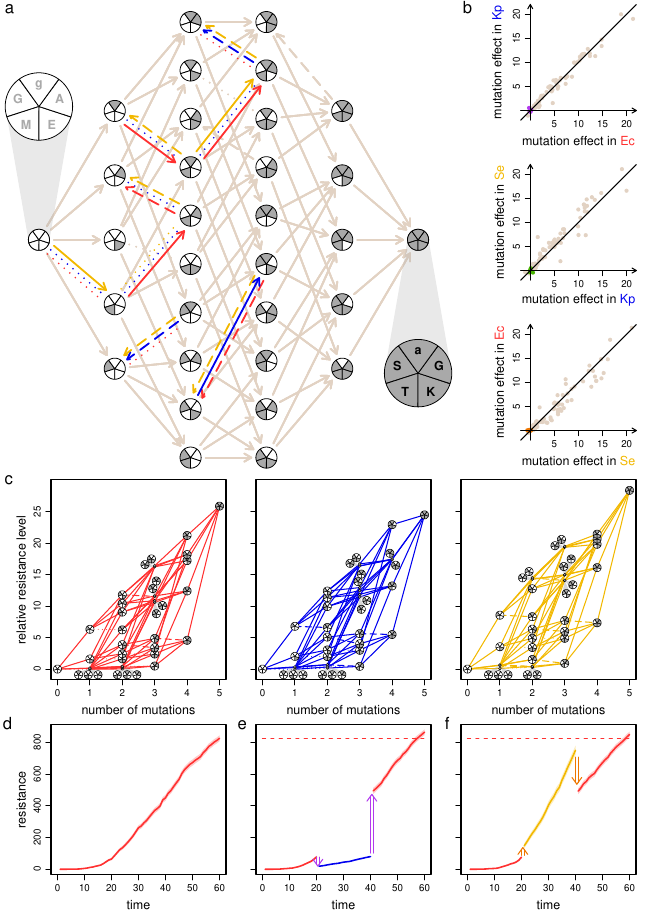

Generate this figure with R:
# Packages-----
## Download and install the package
#install.packages("igraph")
## Load package
library(igraph)
library(tidyverse)
library(cowplot)
library(gridExtra)
library(gridGraphics)
theme_set(theme_cowplot())
citation(package = "igraph")

# Colors ---------
red_Ec_color <- rgb(255, 48, 48, maxColorValue = 255)
blue_Kp_color <- rgb(0, 0, 238, maxColorValue = 255)
yellow_Se_color <- rgb(242, 184, 0, maxColorValue = 255)
purple_Ec.Kp_color <- rgb(178, 58, 238, maxColorValue = 255)
orange_Ec.Se_color <- rgb(238, 118, 0, maxColorValue = 255)
green_Se.Kp_color <- rgb(70, 178, 0, maxColorValue = 255)
pie_color <- rgb(169, 169, 169, maxColorValue = 255)
pie_arrow <- rgb(226, 210, 195, maxColorValue = 255)

# Functions -----
draw.pie<-function(center.x,
                   center.y,
                   radius,
                   edge.color,
                   edge.width,
                   start.angle,
                   N.slices,
                   label.size,
                   label.pos,
                   colors,
                   labels,
                   text.colors,
                   x.y.ratio=1) {
  for(s in 1:N.slices) {
    angles <- seq(start.angle + (s-1)*(2*pi/N.slices),
                  start.angle + s*(2*pi/N.slices),
                  0.01)
    x.values <- center.x + radius*cos(angles)
    y.values <- center.y + radius*sin(angles)*x.y.ratio
    x.values <- c(center.x, x.values)
    y.values <- c(center.y, y.values)
    polygon(x.values,y.values,border=edge.color,col=colors[N.slices-s+1],lwd=edge.width)
    text(center.x + label.pos*radius*cos(start.angle + (s-.5)*(2*pi/N.slices)),
         center.y + label.pos*radius*sin(start.angle + (s-.5)*(2*pi/N.slices)),
         labels[N.slices-s+1],cex=label.size,col=text.colors[N.slices-s+1],
         adj=c(0.5,0.5),font=2)
  }
}

draw.pie.yaxis<-function(center.x,center.y,radius,edge.color,edge.width,start.angle,N.slices,label.size,label.pos,colors,labels,text.colors,axis.multiplier,xy.ratio) {
  for(s in 1:N.slices) {
    angles <- seq(start.angle + (s-1)*(2*pi/N.slices),
                  start.angle + s*(2*pi/N.slices),
                  0.01)
    x.values <- center.x + radius*cos(angles)
    y.values <- center.y + radius*sin(angles)*axis.multiplier*xy.ratio
    x.values <- c(center.x, x.values)
    y.values <- c(center.y, y.values)
    polygon(x.values,y.values,border=edge.color,col=colors[N.slices-s+1],lwd=edge.width)
    text(center.x + label.pos*radius*cos(start.angle + (s-.5)*(2*pi/N.slices)),
         center.y + label.pos*radius*sin(start.angle + (s-.5)*(2*pi/N.slices)),
         labels[N.slices-s+1],cex=label.size,col=text.colors[N.slices-s+1],
         adj=c(0.5,0.5),font=2)
  }
}

draw.arrow<-function(x.start,
                     y.start,
                     x.end,
                     y.end,
                     prop.drawn,
                     displacement,
                     color,
                     length,
                     angle,
                     width,
                     type=1) {
  if(x.start < x.end) {
    d <- sqrt(((y.end-y.start)^2) + ((x.end-x.start)^2))
    m <- (y.end-y.start)/(x.end-x.start)
    delta.x <- (d*0.5*(1 - prop.drawn))/sqrt(1+(m^2))
    new.x.start <- x.start + delta.x
    new.y.start <- y.start + m * delta.x
    delta.x.2 <- (d*prop.drawn)/sqrt(1+(m^2)) 
    new.x.end <- new.x.start + delta.x.2
    new.y.end <- new.y.start + m * delta.x.2
    if(displacement >= 0) {
      if(y.start < y.end) {
        delta.x.3 <- displacement/sqrt(1+(1/m)^2)
        delta.y.3 <- abs((-1/m)*delta.x.3)
        new.x.start <- new.x.start - delta.x.3
        new.y.start <- new.y.start + delta.y.3
        new.x.end <- new.x.end - delta.x.3
        new.y.end <- new.y.end + delta.y.3 
      } else {
        if(y.start > y.end) {
          delta.x.3 <- displacement/sqrt(1+(1/m)^2)
          delta.y.3 <- abs((-1/m)*delta.x.3)
          new.x.start <- new.x.start + delta.x.3
          new.y.start <- new.y.start + delta.y.3
          new.x.end <- new.x.end + delta.x.3
          new.y.end <- new.y.end + delta.y.3 
        } else {
          new.y.start <- new.y.start + displacement
          new.y.end <- new.y.end + displacement 
        }
      }
    } else {
      if(y.start < y.end) {
        delta.x.3 <- -displacement/sqrt(1+(1/m)^2)
        delta.y.3 <- abs((-1/m)*delta.x.3)
        new.x.start <- new.x.start + delta.x.3
        new.y.start <- new.y.start - delta.y.3
        new.x.end <- new.x.end + delta.x.3
        new.y.end <- new.y.end - delta.y.3 
      } else {
        if(y.start > y.end) {
          delta.x.3 <- -displacement/sqrt(1+(1/m)^2)
          delta.y.3 <- abs((-1/m)*delta.x.3)
          new.x.start <- new.x.start - delta.x.3
          new.y.start <- new.y.start - delta.y.3
          new.x.end <- new.x.end - delta.x.3
          new.y.end <- new.y.end - delta.y.3 
        } else {
          new.y.start <- new.y.start + displacement
          new.y.end <- new.y.end + displacement 
        }
      }
    }
    arrows(new.x.start,new.y.start,
           new.x.end,new.y.end,
           length, angle,
           col=color,
           lwd=width,
           lty=type)
  } else {
    if(x.start > x.end) {
      x.s <- x.end
      y.s <- y.end
      x.e <- x.start
      y.e <- y.start
      d <- sqrt(((y.e-y.s)^2) + ((x.e-x.s)^2))
      m <- (y.e-y.s)/(x.e-x.s)
      delta.x <- (d*0.5*(1 - prop.drawn))/sqrt(1+(m^2))
      new.x.start <- x.s + delta.x
      new.y.start <- y.s + m * delta.x
      delta.x.2 <- (d*prop.drawn)/sqrt(1+(m^2)) 
      new.x.end <- new.x.start + delta.x.2
      new.y.end <- new.y.start + m * delta.x.2
      if(displacement >= 0) {
        if(y.s < y.e) {
          delta.x.3 <- displacement/sqrt(1+(1/m)^2)
          delta.y.3 <- abs((-1/m)*delta.x.3)
          new.x.start <- new.x.start - delta.x.3
          new.y.start <- new.y.start + delta.y.3
          new.x.end <- new.x.end - delta.x.3
          new.y.end <- new.y.end + delta.y.3 
        } else {
          if(y.s > y.e) {
            delta.x.3 <- displacement/sqrt(1+(1/m)^2)
            delta.y.3 <- abs((-1/m)*delta.x.3)
            new.x.start <- new.x.start + delta.x.3
            new.y.start <- new.y.start + delta.y.3
            new.x.end <- new.x.end + delta.x.3
            new.y.end <- new.y.end + delta.y.3 
          } else {
            new.y.start <- new.y.start + displacement
            new.y.end <- new.y.end + displacement 
          }
        }
      } else {
        if(y.s < y.e) {
          delta.x.3 <- -displacement/sqrt(1+(1/m)^2)
          delta.y.3 <- abs((-1/m)*delta.x.3)
          new.x.start <- new.x.start + delta.x.3
          new.y.start <- new.y.start - delta.y.3
          new.x.end <- new.x.end + delta.x.3
          new.y.end <- new.y.end - delta.y.3 
        } else {
          if(y.s > y.e) {
            delta.x.3 <- -displacement/sqrt(1+(1/m)^2)
            delta.y.3 <- abs((-1/m)*delta.x.3)
            new.x.start <- new.x.start - delta.x.3
            new.y.start <- new.y.start - delta.y.3
            new.x.end <- new.x.end - delta.x.3
            new.y.end <- new.y.end - delta.y.3 
          } else {
            new.y.start <- new.y.start + displacement
            new.y.end <- new.y.end + displacement 
          }
        }
      }
      arrows(new.x.end,new.y.end,
             new.x.start,new.y.start,
             length, angle,
             col=color,
             lwd=width,
             lty=type)
    } else {
      if(y.start < y.end) {
        d <- sqrt(((y.end-y.start)^2) + ((x.end-x.start)^2))
        delta.y <- (d*0.5*(1 - prop.drawn))
        new.x.start <- x.start
        new.y.start <- y.start + delta.y
        new.x.end <- x.end
        new.y.end <- y.end - delta.y
        if(displacement >=0) {
          new.x.start <- new.x.start + displacement
          new.x.end <- new.x.end + displacement
        } else {
          new.x.start <- new.x.start + displacement
          new.x.end <- new.x.end + displacement
        }
        arrows(new.x.start,new.y.start,
               new.x.end,new.y.end,
               length, angle,
               col=color,
               lwd=width,
               lty=type)
      } else {
        d <- sqrt(((y.end-y.start)^2) + ((x.end-x.start)^2))
        delta.y <- (d*0.5*(1 - prop.drawn))
        new.x.start <- x.start
        new.y.start <- y.start - delta.y
        new.x.end <- x.end
        new.y.end <- y.end + delta.y
        if(displacement >=0) {
          new.x.start <- new.x.start + displacement
          new.x.end <- new.x.end + displacement
        } else {
          new.x.start <- new.x.start + displacement
          new.x.end <- new.x.end + displacement
        }
        arrows(new.x.start,new.y.start,
               new.x.end,new.y.end,
               length, angle,
               col=color,
               lwd=width,
               lty=type)
      }
    }
  }
}
# create draw.arrow function for the network where we specify the shaft using  
# segment() and segment for the arrows with a solid line type

draw.circle.asp<-function(center.x,
                          center.y,
                          radius,
                          fill.color,
                          edge.color,
                          edge.width) {
  angles <- seq(0,2*pi,0.01)
  x.values <- center.x + radius*cos(angles)
  y.values <- center.y + radius*sin(angles)
  polygon(x.values,y.values,border=edge.color,col=fill.color,lwd=edge.width)
}

is.apart <- function(df,N.loci,g1,g2,m) {
  N.differences<-0
  for(p in 1:N.loci) {
    if(df[g1,1+p]!=df[g2,1+p]) {
      N.differences <- N.differences + 1
    }
  }
  if(N.differences==m) {
    return(TRUE)
  } else {
    return(FALSE)
  }
}

is.distance <- function(df,N.loci,g,m) {
  N.mutations<-0
  for(p in 1:N.loci) {
    if(df[g,1+p]==1) {
      N.mutations <- N.mutations + 1
    }
  }
  if(N.mutations==m) {
    return(TRUE)
  } else {
    return(FALSE)
  }
}

draw.landscape.graph<-function(df,
                               N.loci,
                               starting.position.labels,
                               ending.position.labels,
                               N.fit.estimates,
                               buffer.x,
                               buffers.y,
                               node.radius,
                               node.edge.width,
                               node.label.size,
                               label.pos,
                               node.edge.color="gray",
                               starting.color="white",
                               ending.color="black",
                               starting.text.color="black",
                               ending.text.color="white",
                               arrow.host.colors,
                               arrow.host.displacements,
                               arrow.prop.drawn,
                               arrow.width,
                               arrow.head,
                               gamma=1) {
  N.hosts<-length(unique(as.vector(df$hosts)))
  hosts<-unique(as.vector(df$hosts))
  df$x <- 0
  df$y <- 0
  for(h in hosts) {
    for(m in 0:N.loci) {
      if(m<=N.loci/2) {
        xpos <- buffer.x + ((m/N.loci)^gamma)*(1-2*buffer.x)
      } else {
        xpos <- 1-buffer.x - (((N.loci-m)/N.loci)^gamma)*(1-2*buffer.x)
      }
      count <- 1
      for(g in 1:length(df$hosts)) {
        if(df[g,1]==h & is.distance(df,N.loci,g,m)) {
          df[g,]$x <- xpos
          if(m==0 | m==N.loci) {
            df[g,]$y <- 0.5
          } else {
            df[g,]$y <- 1-buffers.y[m]-(1-2*buffers.y[m])*((count-1)/(choose(N.loci,m)-1)) 
          }
          count <- count + 1
        }
      }
    }  
  }
  
  for(m in 0:(N.loci-1)) {
    for(g in 1:length(df[df$hosts==hosts[1],]$hosts)) {
      for(h in hosts) {
        for(i in 1:length(df$hosts)) {
          if(df[i,1]==h & is.apart(df,N.loci,g,i,0)) {
            focal.genotype <- i
            break
          }
        }
        neighbor.genotypes<-numeric(0)
        for(i in 1:length(df$hosts)) {
          if(df[i,1]==h & is.apart(df,N.loci,focal.genotype,i,1)) {
            neighbor.genotypes<-c(neighbor.genotypes,i)
          }
        }
        
        for(n in neighbor.genotypes) {
          arrow.type <- determine.direction(df,N.loci,N.fit.estimates,focal.genotype,n)
          if(arrow.type == "forward") {
            xs <- df[focal.genotype,]$x
            ys <- df[focal.genotype,]$y
            xe <- df[n,]$x
            ye <- df[n,]$y
            head.length <- arrow.head
            arrow.type <- 1
          } else {
            if(arrow.type == "backward") {
              xe <- df[focal.genotype,]$x
              ye <- df[focal.genotype,]$y
              xs <- df[n,]$x
              ys <- df[n,]$y
              head.length <- arrow.head
              arrow.type <- 1
            } else {
              xs <- df[focal.genotype,]$x
              ys <- df[focal.genotype,]$y
              xe <- df[n,]$x
              ye <- df[n,]$y
              head.length <- 0
              arrow.type <- 2
            }
          }
          
          p<-arrow.prop.drawn
          delx <- (1-p)/2
          lenx <- abs(xs-xe)
          leny <- abs(ys-ye)
          slope <- leny / lenx
          len <- sqrt(1 + slope^2)
          #dely <- slope*delx
          #pp <- 1 - 2*(sqrt(delx^2 + dely^2))
          if(slope==0) {
            pp<-p
          } else {
            pp <- 1 - (2*delx)/len
          }
          draw.arrow(x.start=xs,
                     y.start=ys,
                     x.end=xe,
                     y.end=ye,
                     prop.drawn=pp,
                     displacement=arrow.host.displacements[which(hosts==h)],
                     color=arrow.host.colors[which(hosts==h)],
                     length=head.length,
                     angle=30,
                     width = arrow.width,
                     type=arrow.type)
        }
      }
    }
  }
  
  new.df<-df[df$hosts==hosts[1],]
  for(g in 1:length(new.df$hosts)) {
    cols<-character(0)
    t.cols<-character(0)
    labs<-character(0)
    for(p in 1:N.loci) {
      if(new.df[g,1+p]==0) {
        cols<-c(cols,starting.color)
        t.cols<-c(t.cols,starting.text.color)
        labs<-c(labs,starting.position.labels[p])
      } else {
        cols<-c(cols,ending.color)
        t.cols<-c(t.cols,ending.text.color)
        labs<-c(labs,ending.position.labels[p])
      }
    }
    draw.pie(center.x = new.df[g,]$x,
             center.y = new.df[g,]$y,
             radius=node.radius,
             edge.color=node.edge.color,
             edge.width=node.edge.width,
             start.angle=pi/2+pi/N.loci,
             N.slices=N.loci,
             label.size=node.label.size,
             label.pos=label.pos,
             colors=cols,
             labels=labs,
             text.colors=t.cols)
  }
}

generate.mutation.effects <- function(df,N.loci,N.fit.estimates,used.hosts) {
  h1.effects <- double(0)
  h2.effects <- double(0)
  h1.df <- df[df$hosts==used.hosts[1],]
  h2.df <- df[df$hosts==used.hosts[2],]
  for(i in 1:(length(h1.df$hosts)-1)) {
    for(j in (i+1):length(h1.df$hosts)) {
      if(is.apart(h1.df, N.loci, i, j, 1) & is.apart(h2.df, N.loci, i, j, 1)) {
        h1.first.node.fit <- mean(as.double(h1.df[i,(2+N.loci):(1+N.loci+N.fit.estimates)]))
        h1.second.node.fit <- mean(as.double(h1.df[j,(2+N.loci):(1+N.loci+N.fit.estimates)]))
        h2.first.node.fit <- mean(as.double(h2.df[i,(2+N.loci):(1+N.loci+N.fit.estimates)]))
        h2.second.node.fit <- mean(as.double(h2.df[j,(2+N.loci):(1+N.loci+N.fit.estimates)]))
        h1.effects <- c(h1.effects,log2(h1.second.node.fit)-log2(h1.first.node.fit))
        h2.effects <- c(h2.effects,log2(h2.second.node.fit)-log2(h2.first.node.fit))
      }
    }
  }
  return(list(h1.effects,h2.effects))
}

generate.network.list <- function(df,N.loci,N.fit.estimates,used.hosts,
                                  wt.alleles, mut.alleles) {
  network.list <- character(0)
  for(h in used.hosts) {
    new.df <- df[df$hosts==h,]
    for(i in 1:(length(new.df$hosts)-1)) {
      for(j in (i+1):length(new.df$hosts)) {
        if(is.apart(new.df, N.loci, i, j, 1)) {
          first.node.fit <- mean(as.double(new.df[i,(2+N.loci):(1+N.loci+N.fit.estimates)]))
          second.node.fit <- mean(as.double(new.df[j,(2+N.loci):(1+N.loci+N.fit.estimates)]))
          if(first.node.fit != second.node.fit) {
            first.node.mutations <- as.integer(new.df[i,2:(1+N.loci)])
            second.node.mutations <- as.integer(new.df[j,2:(1+N.loci)])
            if(first.node.fit < second.node.fit) {
              network.list <- c(network.list,
                                name.node(first.node.mutations,wt.alleles, mut.alleles),
                                name.node(second.node.mutations,wt.alleles, mut.alleles))
            } else {
              network.list <- c(network.list,
                                name.node(second.node.mutations,wt.alleles, mut.alleles),
                                name.node(first.node.mutations,wt.alleles, mut.alleles))
            }
          }
        }
      }
    }
  }
  return(network.list)
}

name.node<-function(mutations,wt.alleles,mut.alleles) {
  alleles<-character(0)
  for(i in 1:length(mutations)) {
    if(mutations[i]==0) {
      alleles<-c(alleles,wt.alleles[i])
    } else {
      alleles<-c(alleles,mut.alleles[i])
    }
  }
  return(paste(alleles,collapse=""))
}

FindCycles = function(g) {
  Cycles = NULL
  for(v1 in V(g)) {
    if(degree(g, v1, mode="in") == 0) { next }
    GoodNeighbors = neighbors(g, v1, mode="out")
    GoodNeighbors = GoodNeighbors[GoodNeighbors > v1]
    for(v2 in GoodNeighbors) {
      TempCyc = lapply(all_simple_paths(g, v2,v1, mode="out"), function(p) c(v1,p))
      TempCyc = TempCyc[which(sapply(TempCyc, length) > 3)]
      TempCyc = TempCyc[sapply(TempCyc, min) == sapply(TempCyc, `[`, 1)]
      Cycles  = c(Cycles, TempCyc)
    }
  }
  Cycles
}

draw.landscape.merge.graph.se<-function(df,
                                        N.loci,
                                        starting.position.labels,
                                        ending.position.labels,
                                        N.fit.estimates,
                                        buffer.x,
                                        buffers.y,
                                        node.radius,
                                        node.edge.width,
                                        node.label.size,
                                        label.pos,
                                        node.edge.color="gray",
                                        starting.color="white",
                                        ending.color="black",
                                        starting.text.color="black",
                                        ending.text.color="white",
                                        merge_arrow_color="grey",
                                        arrow.host.colors,
                                        arrow.host.displacements,
                                        arrow.prop.drawn,
                                        arrow.width,
                                        arrow.head,
                                        gamma=1,
                                        x.y.ratio=1) {
  N.hosts<-length(unique(as.vector(df$hosts)))
  hosts<-unique(as.vector(df$hosts))
  df$x <- 0
  df$y <- 0
  ### This loop assigns and x and y value position for each genotype
  for(h in hosts) { # loop through species (e.g., Ec, Kp, Se)
    for(m in 0:N.loci) { # loop through the number of loci (e.g., 1, 2, 3, 4, 5)
      if(m<=N.loci/2) { 
        xpos <- buffer.x + ((m/N.loci)^gamma)*(1-2*buffer.x) 
      } else {
        xpos <- 1-buffer.x - (((N.loci-m)/N.loci)^gamma)*(1-2*buffer.x)
      }
      count <- 1
      for(g in 1:length(df$hosts)) { # loop through all rows in the dataframe
        if(df[g,1]==h & is.distance(df,N.loci,g,m)) { # if the row is the right species and the rows genotype has the right number of mutations
          df[g,]$x <- xpos
          if(m==0 | m==N.loci) { # if the genotype is the ancestor (i.e., no mutations) or the genotype is the evolved (i.e., all of the mutations)
            df[g,]$y <- 0.5 # put the ancestor and evolved genotypes in the middle of the y-axis
          } else {
            df[g,]$y <- 1-buffers.y[m]-(1-2*buffers.y[m])*((count-1)/(choose(N.loci,m)-1)) 
          }
          count <- count + 1
        }
      }
    }  
  }
  for(g in 1:length(df[df$hosts==hosts[1],]$hosts)) { # loop through the number of genotypes (1 to 32)
    for(h in hosts) { # loop through hosts (E.coli, Kleb, Se)
      for(i in 1:length(df$hosts)) { # loop through rows (1 to 96)
        if(df[i,1]==h & is.apart(df,N.loci,g,i,0)) { # if the row is for the particular host and matches the genotype 'g' then this is the focal genotype
          focal.genotype <- i
          break
        }
      }
      # g: 1 through 32
      # h: Ec, Kp, Se
      # i: the line number for g in the data frame
      neighbor.genotypes<-numeric(0)
      for(i in 1:length(df$hosts)) { # loop through the rows 
        if(df[i,1]==h & is.apart(df,N.loci,focal.genotype,i,1)) { # if the host matches and the genotype differs by one mutation then store the row number for the neighbor genotype 
          neighbor.genotypes<-c(neighbor.genotypes,i)
        }
      }
      merge.neighbor.genotypes <- vector(mode = "list", length = length(hosts))
      names(merge.neighbor.genotypes) <- hosts
      for(i in 1:length(df$hosts)) {  
        if(is.apart(df,N.loci,focal.genotype,i,1)) {
          merge.neighbor.genotypes[[df[i,1]]] <- append(merge.neighbor.genotypes[[df[i,1]]], i)
        }
      }
      merge.focal.genotypes <- vector(mode = "list", length = length(hosts))
      names(merge.focal.genotypes) <- hosts
      for(i in 1:length(df$hosts)) {  
        if(is.apart(df,N.loci,focal.genotype,i,0)) {
          merge.focal.genotypes[[df[i,1]]] <- append(merge.focal.genotypes[[df[i,1]]], i)
        }
      }
      for(n in neighbor.genotypes) { # loop through the neighbor genotypes
        if (df$Num_of_mutations[focal.genotype] < df$Num_of_mutations[n]) {
          arrow.type <- determine.direction.se(df,N.loci,N.fit.estimates,focal.genotype,n)
          index = which(neighbor.genotypes == n)
          merge.check <- vector()
          for(s in hosts){
            merge.check <- c(merge.check,determine.direction.se(df,N.loci,N.fit.estimates,merge.focal.genotypes[[s]],merge.neighbor.genotypes[[s]][index]))
          }
          if(arrow.type == "forward") {
            xs <- df[focal.genotype,]$x
            ys <- df[focal.genotype,]$y
            xe <- df[n,]$x
            ye <- df[n,]$y
            head.length <- arrow.head
            arrow.type.num <- 1
          } else {
            if(arrow.type == "backward") {
              xe <- df[focal.genotype,]$x
              ye <- df[focal.genotype,]$y
              xs <- df[n,]$x
              ys <- df[n,]$y
              head.length <- arrow.head
              arrow.type.num <- 5
            } else {
              xs <- df[focal.genotype,]$x
              ys <- df[focal.genotype,]$y
              xe <- df[n,]$x
              ye <- df[n,]$y
              head.length <- 0
              arrow.type.num <- 3
            }
          }
          p<-arrow.prop.drawn
          delx <- (1-p)/2
          lenx <- abs(xs-xe)
          leny <- abs(ys-ye)
          slope <- leny / lenx
          len <- sqrt(1 + slope^2)
          if(slope==0) {
            pp<-p
          } else {
            pp <- 1 - (2*delx)/len
          }
          if(length(unique(merge.check)) == 1) {
            draw.arrow(x.start=xs,
                       y.start=ys,
                       x.end=xe,
                       y.end=ye,
                       prop.drawn=pp,
                       displacement=0,
                       color=merge_arrow_color,
                       length=head.length,
                       angle=30,
                       width = arrow.width,
                       type=arrow.type.num)
          }   
        }
      }
    }
  }
  for(g in 1:length(df[df$hosts==hosts[1],]$hosts)) { # loop through the number of genotypes (1 to 32)
    for(h in hosts) { # loop through hosts (E.coli, Kleb, Se)
      for(i in 1:length(df$hosts)) { # loop through rows (1 to 96)
        if(df[i,1]==h & is.apart(df,N.loci,g,i,0)) { # if the row is for the particular host and matches the genotype 'g' then this is the focal genotype
          focal.genotype <- i
          break
        }
      }
      # g: 1 through 32
      # h: Ec, Kp, Se
      # i: the line number for g in the data frame
      neighbor.genotypes<-numeric(0)
      for(i in 1:length(df$hosts)) { # loop through the rows 
        if(df[i,1]==h & is.apart(df,N.loci,focal.genotype,i,1)) { # if the host matches and the genotype differs by one mutation then store the row number for the neighbor genotype 
          neighbor.genotypes<-c(neighbor.genotypes,i)
        }
      }
      merge.neighbor.genotypes <- vector(mode = "list", length = length(hosts))
      names(merge.neighbor.genotypes) <- hosts
      for(i in 1:length(df$hosts)) {  
        if(is.apart(df,N.loci,focal.genotype,i,1)) {
          merge.neighbor.genotypes[[df[i,1]]] <- append(merge.neighbor.genotypes[[df[i,1]]], i)
        }
      }
      merge.focal.genotypes <- vector(mode = "list", length = length(hosts))
      names(merge.focal.genotypes) <- hosts
      for(i in 1:length(df$hosts)) {  
        if(is.apart(df,N.loci,focal.genotype,i,0)) {
          merge.focal.genotypes[[df[i,1]]] <- append(merge.focal.genotypes[[df[i,1]]], i)
        }
      }
      for(n in neighbor.genotypes) { # loop through the neighbor genotypes
        if (df$Num_of_mutations[focal.genotype] < df$Num_of_mutations[n]) {
          arrow.type <- determine.direction.se(df,N.loci,N.fit.estimates,focal.genotype,n)
          index = which(neighbor.genotypes == n)
          merge.check <- vector()
          for(s in hosts){
            merge.check <- c(merge.check,determine.direction.se(df,N.loci,N.fit.estimates,merge.focal.genotypes[[s]],merge.neighbor.genotypes[[s]][index]))
          }
          if(arrow.type == "forward") {
            xs <- df[focal.genotype,]$x
            ys <- df[focal.genotype,]$y
            xe <- df[n,]$x
            ye <- df[n,]$y
            head.length <- arrow.head
            arrow.type.num <- 1
          } else {
            if(arrow.type == "backward") {
              xe <- df[focal.genotype,]$x
              ye <- df[focal.genotype,]$y
              xs <- df[n,]$x
              ys <- df[n,]$y
              head.length <- arrow.head
              arrow.type.num <- 5
            } else {
              xs <- df[focal.genotype,]$x
              ys <- df[focal.genotype,]$y
              xe <- df[n,]$x
              ye <- df[n,]$y
              head.length <- 0
              arrow.type.num <- 3
            }
          }
          p<-arrow.prop.drawn
          delx <- (1-p)/2
          lenx <- abs(xs-xe)
          leny <- abs(ys-ye)
          slope <- leny / lenx
          len <- sqrt(1 + slope^2)
          if(slope==0) {
            pp<-p
          } else {
            pp <- 1 - (2*delx)/len
          }
          if(length(unique(merge.check)) != 1) {
            draw.arrow(x.start=xs,
                       y.start=ys,
                       x.end=xe,
                       y.end=ye,
                       prop.drawn=pp,
                       displacement=arrow.host.displacements[which(hosts==h)],
                       color=arrow.host.colors[which(hosts==h)],
                       length=head.length,
                       angle=30,
                       width = arrow.width,
                       type=arrow.type.num)
          }  
        }
      }
    }
  }
  new.df<-df[df$hosts==hosts[1],]
  for(g in 1:length(new.df$hosts)) {
    cols<-character(0)
    t.cols<-character(0)
    labs<-character(0)
    for(p in 1:N.loci) {
      if(new.df[g,1+p]==0) {
        cols<-c(cols,starting.color)
        t.cols<-c(t.cols,starting.text.color)
        labs<-c(labs,starting.position.labels[p])
      } else {
        cols<-c(cols,ending.color)
        t.cols<-c(t.cols,ending.text.color)
        labs<-c(labs,ending.position.labels[p])
      }
    }
    draw.pie(center.x = new.df[g,]$x,
             center.y = new.df[g,]$y,
             radius=node.radius,
             edge.color=node.edge.color,
             edge.width=node.edge.width,
             start.angle=pi/2+pi/N.loci,
             N.slices=N.loci,
             label.size=node.label.size,
             label.pos=label.pos,
             colors=cols,
             labels=labs,
             text.colors=t.cols,
             x.y.ratio=x.y.ratio)
  }
}

determine.direction <- function(df,N.loci,N.fit.estimates,focal.genotype,n) {
  fit.origin <- 0.0
  fit.terminus <- 0.0
  for(e in 1:N.fit.estimates) {
    fit.origin<-fit.origin + as.numeric(df[focal.genotype,1+N.loci+e])
    fit.terminus<-fit.terminus + as.numeric(df[n,1+N.loci+e])
  }
  fit.origin <- fit.origin/N.fit.estimates
  fit.terminus <- fit.terminus/N.fit.estimates
  if(fit.origin < fit.terminus) {
    return("forward")
  } else {
    if(fit.origin > fit.terminus) {
      return("backward")
    } else {
      return("neutral")
    }
  }
}

determine.direction.se <- function(df,N.loci,N.fit.estimates,focal.genotype,n) {
  fit.origin <- 0.0
  fit.terminus <- 0.0
  for(e in 1:N.fit.estimates) {
    fit.origin<-fit.origin + as.numeric(df[focal.genotype,1+N.loci+e])
    fit.terminus<-fit.terminus + as.numeric(df[n,1+N.loci+e])
  }
  fit.origin <- fit.origin/N.fit.estimates
  fit.terminus <- fit.terminus/N.fit.estimates
  fit.origin.se <- df$MIC_se[focal.genotype]
  fit.terminus.se <- df$MIC_se[n]
  if(fit.origin < fit.terminus & ((fit.origin+fit.origin.se)<(fit.terminus-fit.terminus.se))) {
    return("forward")
  } else {
    if(fit.origin > fit.terminus & ((fit.origin-fit.origin.se)>(fit.terminus+fit.terminus.se))) {
      return("backward")
    } else {
      return("neutral")
    }
  }
}

# TEM landscape key --------------
draw.figure.TEM.ancestor.key<-function(){
  df<-read.csv("inputs/ancestor.csv",header=TRUE)
  plot.new()
  draw.landscape.graph(df,
                       N.loci=5,
                       starting.position.labels=c("g","A","E","M","G"),
                       ending.position.labels=c("a","G","K","T","S"),
                       N.fit.estimates=1,
                       buffer.x=0.5,
                       buffers.y=c(0,0,0,0),
                       node.radius=0.4,
                       node.edge.width=1,
                       node.label.size=1,
                       label.pos=.66,
                       node.edge.color='black',
                       starting.color="white",
                       ending.color=pie_color,
                       starting.text.color=pie_color,
                       ending.text.color="black",
                       arrow.host.colors=c("black"),
                       arrow.host.displacements=c(0),
                       arrow.prop.drawn=0.6,
                       arrow.width=1,
                       arrow.head=.2,
                       gamma=1)
}
draw.figure.TEM.evolved.key<-function(){
  df<-read.csv("inputs/evolved.csv",header=TRUE)
  plot.new()
  draw.landscape.graph(df,
                       N.loci=5,
                       starting.position.labels=c("g","A","E","M","G"),
                       ending.position.labels=c("a","G","K","T","S"),
                       N.fit.estimates=1,
                       buffer.x=0.5,
                       buffers.y=c(0,0,0,0),
                       node.radius=0.4,
                       node.edge.width=1,
                       node.label.size=1,
                       label.pos=.66,
                       node.edge.color='black',
                       starting.color="white",
                       ending.color=pie_color,
                       starting.text.color=pie_color,
                       ending.text.color="black",
                       arrow.host.colors=c("black"),
                       arrow.host.displacements=c(0),
                       arrow.prop.drawn=0.6,
                       arrow.width=1,
                       arrow.head=.2,
                       gamma=1)
}

# TEM landscape network graph --------------
draw.figure.TEM.network <-function(network.x.y.ratio){
  df<-read.csv("inputs/resistance_levels.csv",header=TRUE)
  plot.new()
  draw.landscape.merge.graph.se(df,
                                N.loci=5,
                                starting.position.labels=c("","","","",""),
                                ending.position.labels=c("","","","",""),
                                N.fit.estimates=1,
                                buffer.x=0,
                                buffers.y=c(0.2,0,0,0.2),
                                node.radius=0.025,
                                node.edge.width=0.75,
                                node.label.size=0,
                                label.pos=.65,
                                node.edge.color='black',
                                starting.color="white",
                                ending.color=pie_color,
                                starting.text.color=pie_color,
                                ending.text.color="black",
                                merge_arrow_color=pie_arrow,
                                arrow.host.colors=c(red_Ec_color, blue_Kp_color, yellow_Se_color),
                                arrow.host.displacements=c(-0.012,0,0.012),
                                arrow.prop.drawn=0.6,
                                arrow.width=1.75,
                                arrow.head=.08, 
                                gamma=1,
                                x.y.ratio=network.x.y.ratio)}

draw.landscape.blowups <-function(df,
                                  N.loci,
                                  starting.position.labels,
                                  ending.position.labels,
                                  starting.blowup.labels,
                                  ending.blowup.labels,
                                  N.fit.estimates,
                                  buffer.x,
                                  buffers.y,
                                  node.radius,
                                  node.edge.width,
                                  blowup.node.radius,
                                  blowup.distance,
                                  node.label.size,
                                  label.pos,
                                  node.edge.color="gray",
                                  starting.color="white",
                                  ending.color="black",
                                  starting.text.color="black",
                                  ending.text.color="white",
                                  merge_arrow_color="grey",
                                  arrow.host.colors,
                                  arrow.host.displacements,
                                  arrow.prop.drawn,
                                  arrow.width,
                                  arrow.head,
                                  gamma=1,
                                  x.y.ratio=1) {
  N.hosts<-length(unique(as.vector(df$hosts)))
  hosts<-unique(as.vector(df$hosts))
  df$x <- 0
  df$y <- 0
  ### This loop assigns and x and y value position for each genotype
  for(h in hosts) { # loop through species (e.g., Ec, Kp, Se)
    for(m in 0:N.loci) { # loop through the number of loci (e.g., 1, 2, 3, 4, 5)
      if(m<=N.loci/2) { 
        xpos <- buffer.x + ((m/N.loci)^gamma)*(1-2*buffer.x) 
      } else {
        xpos <- 1-buffer.x - (((N.loci-m)/N.loci)^gamma)*(1-2*buffer.x)
      }
      count <- 1
      for(g in 1:length(df$hosts)) { # loop through all rows in the dataframe
        if(df[g,1]==h & is.distance(df,N.loci,g,m)) { # if the row is the right species and the rows genotype has the right number of mutations
          df[g,]$x <- xpos
          if(m==0 | m==N.loci) { # if the genotype is the ancestor (i.e., no mutations) or the genotype is the evolved (i.e., all of the mutations)
            df[g,]$y <- 0.5 # put the ancestor and evolved genotypes in the middle of the y-axis
          } else {
            df[g,]$y <- 1-buffers.y[m]-(1-2*buffers.y[m])*((count-1)/(choose(N.loci,m)-1)) 
          }
          count <- count + 1
        }
      }
    }  
  }
  for(g in 1:length(df[df$hosts==hosts[1],]$hosts)) { # loop through the number of genotypes (1 to 32)
    for(h in hosts) { # loop through hosts (E.coli, Kleb, Se)
      for(i in 1:length(df$hosts)) { # loop through rows (1 to 96)
        if(df[i,1]==h & is.apart(df,N.loci,g,i,0)) { # if the row is for the particular host and matches the genotype 'g' then this is the focal genotype
          focal.genotype <- i
          break
        }
      }
      # g: 1 through 32
      # h: Ec, Kp, Se
      # i: the line number for g in the data frame
      neighbor.genotypes<-numeric(0)
      for(i in 1:length(df$hosts)) { # loop through the rows 
        if(df[i,1]==h & is.apart(df,N.loci,focal.genotype,i,1)) { # if the host matches and the genotype differs by one mutation then store the row number for the neighbor genotype 
          neighbor.genotypes<-c(neighbor.genotypes,i)
        }
      }
      merge.neighbor.genotypes <- vector(mode = "list", length = length(hosts))
      names(merge.neighbor.genotypes) <- hosts
      for(i in 1:length(df$hosts)) {  
        if(is.apart(df,N.loci,focal.genotype,i,1)) {
          merge.neighbor.genotypes[[df[i,1]]] <- append(merge.neighbor.genotypes[[df[i,1]]], i)
        }
      }
      merge.focal.genotypes <- vector(mode = "list", length = length(hosts))
      names(merge.focal.genotypes) <- hosts
      for(i in 1:length(df$hosts)) {  
        if(is.apart(df,N.loci,focal.genotype,i,0)) {
          merge.focal.genotypes[[df[i,1]]] <- append(merge.focal.genotypes[[df[i,1]]], i)
        }
      }
      for(n in neighbor.genotypes) { # loop through the neighbor genotypes
        if (df$Num_of_mutations[focal.genotype] < df$Num_of_mutations[n]) {
          arrow.type <- determine.direction.se(df,N.loci,N.fit.estimates,focal.genotype,n)
          index = which(neighbor.genotypes == n)
          merge.check <- vector()
          for(s in hosts){
            merge.check <- c(merge.check,determine.direction.se(df,N.loci,N.fit.estimates,merge.focal.genotypes[[s]],merge.neighbor.genotypes[[s]][index]))
          }
          if(arrow.type == "forward") {
            xs <- df[focal.genotype,]$x
            ys <- df[focal.genotype,]$y
            xe <- df[n,]$x
            ye <- df[n,]$y
            head.length <- arrow.head
            arrow.type.num <- 1
          } else {
            if(arrow.type == "backward") {
              xe <- df[focal.genotype,]$x
              ye <- df[focal.genotype,]$y
              xs <- df[n,]$x
              ys <- df[n,]$y
              head.length <- arrow.head
              arrow.type.num <- 5
            } else {
              xs <- df[focal.genotype,]$x
              ys <- df[focal.genotype,]$y
              xe <- df[n,]$x
              ye <- df[n,]$y
              head.length <- 0
              arrow.type.num <- 3
            }
          }
          p<-arrow.prop.drawn
          delx <- (1-p)/2
          lenx <- abs(xs-xe)
          leny <- abs(ys-ye)
          slope <- leny / lenx
          len <- sqrt(1 + slope^2)
          if(slope==0) {
            pp<-p
          } else {
            pp <- 1 - (2*delx)/len
          }
          if(length(unique(merge.check)) == 1) {
            draw.arrow(x.start=xs,
                       y.start=ys,
                       x.end=xe,
                       y.end=ye,
                       prop.drawn=pp,
                       displacement=0,
                       color=merge_arrow_color,
                       length=head.length,
                       angle=30,
                       width = arrow.width,
                       type=arrow.type.num)
          }   
        }
      }
    }
  }
  for(g in 1:length(df[df$hosts==hosts[1],]$hosts)) { # loop through the number of genotypes (1 to 32)
    for(h in hosts) { # loop through hosts (E.coli, Kleb, Se)
      for(i in 1:length(df$hosts)) { # loop through rows (1 to 96)
        if(df[i,1]==h & is.apart(df,N.loci,g,i,0)) { # if the row is for the particular host and matches the genotype 'g' then this is the focal genotype
          focal.genotype <- i
          break
        }
      }
      # g: 1 through 32
      # h: Ec, Kp, Se
      # i: the line number for g in the data frame
      neighbor.genotypes<-numeric(0)
      for(i in 1:length(df$hosts)) { # loop through the rows 
        if(df[i,1]==h & is.apart(df,N.loci,focal.genotype,i,1)) { # if the host matches and the genotype differs by one mutation then store the row number for the neighbor genotype 
          neighbor.genotypes<-c(neighbor.genotypes,i)
        }
      }
      merge.neighbor.genotypes <- vector(mode = "list", length = length(hosts))
      names(merge.neighbor.genotypes) <- hosts
      for(i in 1:length(df$hosts)) {  
        if(is.apart(df,N.loci,focal.genotype,i,1)) {
          merge.neighbor.genotypes[[df[i,1]]] <- append(merge.neighbor.genotypes[[df[i,1]]], i)
        }
      }
      merge.focal.genotypes <- vector(mode = "list", length = length(hosts))
      names(merge.focal.genotypes) <- hosts
      for(i in 1:length(df$hosts)) {  
        if(is.apart(df,N.loci,focal.genotype,i,0)) {
          merge.focal.genotypes[[df[i,1]]] <- append(merge.focal.genotypes[[df[i,1]]], i)
        }
      }
      for(n in neighbor.genotypes) { # loop through the neighbor genotypes
        if (df$Num_of_mutations[focal.genotype] < df$Num_of_mutations[n]) {
          arrow.type <- determine.direction.se(df,N.loci,N.fit.estimates,focal.genotype,n)
          index = which(neighbor.genotypes == n)
          merge.check <- vector()
          for(s in hosts){
            merge.check <- c(merge.check,determine.direction.se(df,N.loci,N.fit.estimates,merge.focal.genotypes[[s]],merge.neighbor.genotypes[[s]][index]))
          }
          if(arrow.type == "forward") {
            xs <- df[focal.genotype,]$x
            ys <- df[focal.genotype,]$y
            xe <- df[n,]$x
            ye <- df[n,]$y
            head.length <- arrow.head
            arrow.type.num <- 1
          } else {
            if(arrow.type == "backward") {
              xe <- df[focal.genotype,]$x
              ye <- df[focal.genotype,]$y
              xs <- df[n,]$x
              ys <- df[n,]$y
              head.length <- arrow.head
              arrow.type.num <- 5
            } else {
              xs <- df[focal.genotype,]$x
              ys <- df[focal.genotype,]$y
              xe <- df[n,]$x
              ye <- df[n,]$y
              head.length <- 0
              arrow.type.num <- 3
            }
          }
          p<-arrow.prop.drawn
          delx <- (1-p)/2
          lenx <- abs(xs-xe)
          leny <- abs(ys-ye)
          slope <- leny / lenx
          len <- sqrt(1 + slope^2)
          if(slope==0) {
            pp<-p
          } else {
            pp <- 1 - (2*delx)/len
          }
          if(length(unique(merge.check)) != 1) {
            draw.arrow(x.start=xs,
                       y.start=ys,
                       x.end=xe,
                       y.end=ye,
                       prop.drawn=pp,
                       displacement=arrow.host.displacements[which(hosts==h)],
                       color=arrow.host.colors[which(hosts==h)],
                       length=head.length,
                       angle=30,
                       width = arrow.width,
                       type=arrow.type.num)
          }  
        }
      }
    }
  }
  new.df<-df[df$hosts==hosts[1],]
  for(g in 1:length(new.df$hosts)) {
    cols<-character(0)
    t.cols<-character(0)
    labs<-character(0)
    for(p in 1:N.loci) {
      if(new.df[g,1+p]==0) {
        cols<-c(cols,starting.color)
        t.cols<-c(t.cols,starting.text.color)
        labs<-c(labs,starting.position.labels[p])
      } else {
        cols<-c(cols,ending.color)
        t.cols<-c(t.cols,ending.text.color)
        labs<-c(labs,ending.position.labels[p])
      }
    }
    draw.pie(center.x = new.df[g,]$x,
             center.y = new.df[g,]$y,
             radius=node.radius,
             edge.color=node.edge.color,
             edge.width=node.edge.width,
             start.angle=pi/2+pi/N.loci,
             N.slices=N.loci,
             label.size=node.label.size,
             label.pos=label.pos,
             colors=cols,
             labels=labs,
             text.colors=t.cols,
             x.y.ratio=x.y.ratio)
  }
  ## draw blowups
  for(g in 1:length(new.df$hosts)) {
    num_of_mutations = sum(new.df[g,2:(1+N.loci)])
    if (num_of_mutations == 0 | num_of_mutations == N.loci){
      if (num_of_mutations == 0){
        xx <- c(new.df[g,]$x-node.radius, new.df[g,]$x+node.radius, new.df[g,]$x+blowup.node.radius, new.df[g,]$x-blowup.node.radius) #bottom left, bottom right, top right, top left
        yy <- c(new.df[g,]$y, new.df[g,]$y, new.df[g,]$y+blowup.distance, new.df[g,]$y+blowup.distance)
        y_store <- yy[3]
        polygon(xx, yy, col=adjustcolor(pie_color,alpha.f = 0.25) , border=NA)
      }
      if (num_of_mutations == N.loci){
        xx <- c(new.df[g,]$x-node.radius, new.df[g,]$x+node.radius, new.df[g,]$x+blowup.node.radius, new.df[g,]$x-blowup.node.radius)
        yy <- c(new.df[g,]$y, new.df[g,]$y, new.df[g,]$y-blowup.distance, new.df[g,]$y-blowup.distance)
        y_store <- yy[3]
        polygon(xx, yy, col=adjustcolor(pie_color,alpha.f = 0.25), border=NA)
      }
      cols<-character(0)
      t.cols<-character(0)
      labs<-character(0)
      blowuplabs<-character(0)
      for(p in 1:N.loci) {
        if(new.df[g,1+p]==0) {
          cols<-c(cols,starting.color)
          t.cols<-c(t.cols,starting.text.color)
          labs<-c(labs,starting.position.labels[p])
          blowuplabs<-c(blowuplabs,starting.blowup.labels[p])
        } else {
          cols<-c(cols,ending.color)
          t.cols<-c(t.cols,ending.text.color)
          labs<-c(labs,ending.position.labels[p])
          blowuplabs<-c(blowuplabs,ending.blowup.labels[p])
        }
      }
      draw.pie(center.x = new.df[g,]$x,
               center.y = new.df[g,]$y,
               radius=node.radius,
               edge.color=node.edge.color,
               edge.width=node.edge.width,
               start.angle=pi/2+pi/N.loci,
               N.slices=N.loci,
               label.size=node.label.size,
               label.pos=label.pos,
               colors=cols,
               labels=labs,
               text.colors=t.cols,
               x.y.ratio=x.y.ratio)
      draw.pie(center.x = new.df[g,]$x,
               center.y = y_store,
               radius=blowup.node.radius,
               edge.color=node.edge.color,
               edge.width=node.edge.width,
               start.angle=pi/2+pi/N.loci,
               N.slices=N.loci,
               label.size=node.label.size,
               label.pos=label.pos,
               colors=cols,
               labels=blowuplabs,
               text.colors=t.cols,
               x.y.ratio=x.y.ratio)
    }
  }
}

draw.figure.TEM.network.blowups <-function(network.x.y.ratio,
                                           buffer.x = 0.05,
                                           buffer.y = c(0.2,0,0,0.2)){
  df<-read.csv("inputs/resistance_levels.csv",header=TRUE)
  plot.new()
  draw.landscape.blowups(df,
                         N.loci=5,
                         starting.position.labels=c("","","","",""),
                         ending.position.labels=c("","","","",""),
                         starting.blowup.labels=c("g","A","E","M","G"),
                         ending.blowup.labels=c("a","G","K","T","S"),
                         N.fit.estimates=1,
                         buffer.x=buffer.x,
                         buffers.y=buffer.y,
                         node.radius=0.025,
                         blowup.node.radius=0.08,
                         blowup.distance=0.3,
                         node.edge.width=0.75,
                         node.label.size=1,
                         label.pos=.65,
                         node.edge.color='black',
                         starting.color="white",
                         ending.color=pie_color,
                         starting.text.color=pie_color,
                         ending.text.color="black",
                         merge_arrow_color=pie_arrow,
                         arrow.host.colors=c(red_Ec_color, blue_Kp_color, yellow_Se_color),
                         arrow.host.displacements=c(-0.012,0,0.012),
                         arrow.prop.drawn=0.6,
                         arrow.width=1.75,
                         arrow.head=.08,
                         gamma=1,
                         x.y.ratio=network.x.y.ratio)}

# Effect of mutations species correlations-----------
sp.slopes.df <- read.csv("inputs/mutational_step_slopes_only.csv")
sp.slopes <- sp.slopes.df %>%
  select(-X)

Ec.main.label = expression('mutation effect in ' * phantom('Ec'))
Ec.sp.label = expression(phantom('mutation effect in ') * 'Ec')
Ec.label = c(Ec.main.label, Ec.sp.label)

Kp.main.label = expression('mutation effect in ' * phantom('Kp'))
Kp.sp.label = expression(phantom('mutation effect in ') * 'Kp')
Kp.label = c(Kp.main.label,Kp.sp.label)

Se.main.label = expression('mutation effect in ' * phantom('Se'))
Se.sp.label = expression(phantom('mutation effect in ') * 'Se')
Se.label = c(Se.main.label,Se.sp.label)

Ec.Kp.no.epistasis <- sp.slopes %>%
  filter(Species %in% c('Ec','Kp')) %>%
  pivot_wider(names_from = Species, values_from = c(step_slope,step_effect)) %>%
  filter(step_effect_Ec == step_effect_Kp) %>%
  rename(Ec = step_slope_Ec, Kp = step_slope_Kp)

Ec.Kp.yes.epistasis <- sp.slopes %>%
  filter(Species %in% c('Ec','Kp')) %>%
  pivot_wider(names_from = Species, values_from = c(step_slope,step_effect)) %>%
  filter(step_effect_Ec != step_effect_Kp) %>%
  rename(Ec = step_slope_Ec, Kp = step_slope_Kp)

Ec.Se.no.epistasis <- sp.slopes %>%
  filter(Species %in% c('Ec','Se')) %>%
  pivot_wider(names_from = Species, values_from = c(step_slope,step_effect)) %>%
  filter(step_effect_Ec == step_effect_Se) %>%
  rename(Ec = step_slope_Ec, Se = step_slope_Se)

Ec.Se.yes.epistasis <- sp.slopes %>%
  filter(Species %in% c('Ec','Se')) %>%
  pivot_wider(names_from = Species, values_from = c(step_slope,step_effect)) %>%
  filter(step_effect_Ec != step_effect_Se) %>%
  rename(Ec = step_slope_Ec, Se = step_slope_Se)

Kp.Se.no.epistasis <- sp.slopes %>%
  filter(Species %in% c('Kp','Se')) %>%
  pivot_wider(names_from = Species, values_from = c(step_slope,step_effect)) %>%
  filter(step_effect_Kp == step_effect_Se) %>%
  rename(Kp = step_slope_Kp, Se = step_slope_Se)

Kp.Se.yes.epistasis <- sp.slopes %>%
  filter(Species %in% c('Kp','Se')) %>%
  pivot_wider(names_from = Species, values_from = c(step_slope,step_effect)) %>%
  filter(step_effect_Kp != step_effect_Se) %>%
  rename(Kp = step_slope_Kp, Se = step_slope_Se)

correlation_plot <- function(df.no, df.yes, x.host, y.host, x.label, x.color, y.label, y.color, no.color, yes.color, global.cex, tick.cex = 1) {
  plot((-2:22), (-2:22), type="n", xlab='', ylab='', frame.plot=F, axes = F)
  mtext(side=1, line=0.6, text = c(x.label[1], x.label[2]), col=c("black", x.color), cex=global.cex)
  mtext(side=2, line=0.6, text = c(y.label[1], y.label[2]), col=c("black", y.color), cex=global.cex)
  points(as.list(df.no[x.host])[[1]], as.list(df.no[y.host])[[1]], pch=16, col=no.color, cex = 0.75, lwd=0.5)
  points(as.list(df.yes[x.host])[[1]], as.list(df.yes[y.host])[[1]],pch=16, col=yes.color, cex = 0.75, lwd=0.5)
  axis(side = 1, pos = 0, at = c(5,10,15,20), col.ticks = 'black', col = 'white', cex.axis=tick.cex, padj = -1.5, tck=-(0.05/b_square_in))
  axis(side = 2, pos = 0, at = c(5,10,15,20), col.ticks = 'black', col = 'white', cex.axis=tick.cex, padj = 1.1, tck=-(0.05/b_square_in))
  arrows(x0 = 0, y0 = -2, x1 = 0, y1 = 22, lwd = 1, length = 0.05)
  arrows(x0 = -2, y0 = 0, x1 = 22, y1 = 0, lwd = 1, length = 0.05)
  lines(-2:22, -2:22, lwd = 1, col = "black")
}

# Fitness landscapes ----------
fitness.landscape.graph <- function(host, 
                                    host.color, 
                                    xyratio, 
                                    axis.label = F,
                                    radius.buffer,
                                    node.radius,
                                    global.cex) {
  df<-read.csv("inputs/resistance_levels.csv",header=TRUE)
  df.rel <- df %>%
    group_by(hosts) %>%
    mutate(MIC_WT = fit.1[Num_of_mutations == 0],
           fit.1 = fit.1 - MIC_WT)
  df.segments <- read.csv('inputs/mutational_step_slopes_rel.csv')
  df.host <- df.rel %>% filter(hosts == host)
  df.host.segments <- df.segments %>% filter(Species == host)
  n_mut <- max(df.rel$Num_of_mutations)
  plot(0:n_mut, seq((min(df.rel$fit.1)-0.5),(max(df.rel$fit.1)+0.5),length.out = 6), type="n", xaxt='n', xlab='', ylab='', axes=FALSE, frame.plot=TRUE)
  axis(1, at = 0:n_mut, cex.axis=tick.cex, padj = -1.5, tck=-(0.05/c_square_w_in), lwd = 0, lwd.ticks = 1)
  mtext(side=1, line=1.5, text = 'number of mutations', cex = global.cex)
  if (axis.label == T) {
    axis(2, at = seq(round(min(df.rel$fit.1)),round(max(df.rel$fit.1)),by = 5), cex = global.cex, cex.axis=tick.cex, padj = 1.1, tck=-(0.05/c_square_w_in), lwd = 0, lwd.ticks = 1)
    mtext(side=2, line=1.5, text = 'relative resistance level', cex = global.cex)
  } else {
    axis(2, at = seq(round(min(df.rel$fit.1)),round(max(df.rel$fit.1)),by = 5), labels = FALSE, cex = global.cex, cex.axis=tick.cex, padj = 1.1, tck=-(0.05/c_square_w_in), lwd = 0, lwd.ticks = 1)
  }
  starting.color="white"
  ending.color=pie_color
  N.loci = 5
  axis.multiplier = ((max(df.rel$fit.1)+0.5)-(min(df.rel$fit.1)-0.5))/N.loci
  node.edge.color = 'black'
  node.edge.width = 0.5
  label.pos = 0.5
  node.label.size = 0
  x.y.ratio = xyratio
  radius_filter = node.radius*radius.buffer*axis.multiplier*x.y.ratio
  for (s in 1:length(df.host.segments$step)){
    if (df.host.segments$step_effect[s] == 'neutral') {
      arrows(x0 = df.host.segments$focal_num[s], y0 = df.host.segments$focal_MIC[s], x1 = df.host.segments$mutant_num[s], y1 = df.host.segments$mutant_MIC[s],
             col = host.color, length=0, angle=30, code=1, lty = 3)
    }
    if (df.host.segments$step_effect[s] == 'deleterious') {
      arrows(x0 = df.host.segments$focal_num[s], y0 = df.host.segments$focal_MIC[s], x1 = df.host.segments$mutant_num[s], y1 = df.host.segments$mutant_MIC[s],
             col = host.color, length=0, angle=30, code=1, lty = 5)
    }
    if (df.host.segments$step_effect[s] == 'beneficial') {
      arrows(x0 = df.host.segments$focal_num[s], y0 = df.host.segments$focal_MIC[s], x1 = df.host.segments$mutant_num[s], y1 = df.host.segments$mutant_MIC[s],
             col = host.color, length=0, angle=30, code=1, lty = 1)
    }
  } 
  df.host <- df.host %>%
    group_by(Num_of_mutations) %>%
    arrange(fit.1)%>%
    mutate(N = n(),
           closest_below = fit.1 - lag(fit.1), 
           closest_above = lead(fit.1) - fit.1,
           filter_below = ifelse(is.na(closest_below) | closest_below > radius_filter, T, F),
           filter_above = ifelse(is.na(closest_above) | closest_above > radius_filter, T, F),
           pie_filter = ifelse(filter_below == F | filter_above == F, F, T))
  df.host.filter <- df.host %>%
    filter(pie_filter == T)
  offsets <- read.csv(file = "inputs/Offsets.csv")
  offsets <- offsets %>%
    select(hosts, g, A, E, M, G, xC, yC)
  df.host$xC <- NULL
  df.host$yC <- NULL
  df.host <- left_join(df.host, offsets)
  for(g in 1:length(df.host$hosts)) {
    if (df.host[g,]$pie_filter == F) {
      mA = (df.host[g,]$yC-df.host[g,]$fit.1)/(df.host[g,]$xC-df.host[g,]$Num_of_mutations)
      mB = -1/mA
      deltaX = node.radius*cos(atan(mB))
      deltaY = node.radius*sin(atan(mB))*axis.multiplier*xyratio
      x.values <- c(df.host[g,]$Num_of_mutations, df.host[g,]$xC+deltaX, df.host[g,]$xC-deltaX)
      y.values <- c (y0 = df.host[g,]$fit.1, df.host[g,]$yC+deltaY, df.host[g,]$yC-deltaY)
      polygon(x.values,y.values,border=NA,col=adjustcolor(pie_color,alpha.f = 0.45),lwd=0.1)
    }
  }
  for(g in 1:length(df.host$hosts)) {
    if (df.host[g,]$pie_filter == F) {
      cols<-character(0)
      for(p in 1:N.loci) {
        if(df.host[g,1+p]==0) {
          cols<-c(cols,starting.color)
        } else {
          cols<-c(cols,ending.color)
        }
      }
      draw.pie.yaxis(center.x = df.host[g,]$xC,
                     center.y = df.host[g,]$yC,
                     radius=node.radius,
                     edge.color=node.edge.color,
                     edge.width=node.edge.width,
                     start.angle=pi/2+pi/N.loci,
                     N.slices=N.loci,
                     label.size=node.label.size,
                     label.pos=label.pos,
                     colors=cols,
                     labels='',
                     text.colors='black',
                     axis.multiplier=((max(df.rel$fit.1)+0.5)-(min(df.rel$fit.1)-0.5))/N.loci,
                     xy.ratio = xyratio)
    }
  }
  points(df.host$Num_of_mutations, df.host$fit.1, pch = 21, col="black", bg=pie_color,cex = 0.5,lwd=0.4)
  for(g in 1:length(df.host$hosts)) {
    if (df.host[g,]$pie_filter == T) {
      cols<-character(0)
      for(p in 1:N.loci) {
        if(df.host[g,1+p]==0) {
          cols<-c(cols,starting.color)
        } else {
          cols<-c(cols,ending.color)
        }
      }
      draw.pie.yaxis(center.x = df.host[g,]$Num_of_mutations,
                     center.y = df.host[g,]$fit.1,
                     radius=node.radius,
                     edge.color=node.edge.color,
                     edge.width=node.edge.width,
                     start.angle=pi/2+pi/N.loci,
                     N.slices=N.loci,
                     label.size=node.label.size,
                     label.pos=label.pos,
                     colors=cols,
                     labels='',
                     text.colors='black',
                     axis.multiplier=((max(df.rel$fit.1)+0.5)-(min(df.rel$fit.1)-0.5))/N.loci,
                     xy.ratio = xyratio)
    }
  }
}

# Arrange plot --------------
### Figure 3  --------------
matrix_layout <- as.matrix(read.csv('inputs/matrix.csv', header = F))
n.row = nrow(matrix_layout)
n.col = ncol(matrix_layout)
outer_margin = 0.01
tick_marks = 0.05
# columns
c1_left_margin = 0.45 + tick_marks
c1_right_margin = 0.25 
c2_left_margin = 0 + tick_marks
c2_right_margin = 0.25
c3_left_margin = 0 + tick_marks
c3_right_margin = 0.13
# rows
r1_top_margin = 0
r1_bottom_margin = 0.35
r2_top_margin = 0
r2_bottom_margin = 0.35
r3_top_margin = 0
r3_bottom_margin = 0.35
r4_top_margin = 0
r4_bottom_margin = 0.4 + tick_marks
# b part dimensions
b_square_in = 1.25
b_left_margin = 0.6
b_right_margin = 1.93-0.6-1.25
# c part dimensions
c_square_h_in = 2
c_square_w_in = 1.75
# d part dimensions
d_square_h_in = 1.5
d_square_w_in = 1.75
c1 = c1_left_margin + c1_right_margin + c_square_w_in
c2 = c2_left_margin + c2_right_margin + c_square_w_in  # 2.05
c3 = c3_left_margin + c3_right_margin + c_square_w_in # 1.94
r1 = r1_bottom_margin + r1_top_margin + b_square_in  # 1.6
r2 = r2_bottom_margin + r2_top_margin + b_square_in  # 1.6
r3 = r3_bottom_margin + r3_top_margin + b_square_in # 1.6
r4 = r4_bottom_margin + r4_top_margin + c_square_h_in  # 2.45
pdf.width = c1 + c2 + c3 + (outer_margin*2) # 6.5 max
pdf.height = r1 + r2 + r3 + r4 + (outer_margin*2) # 9.25 max
### Initiate  --------
pointsize = 12
globalpointsize = 9
tickpointsize = 7
pdf(file = 'Fig3.pdf', width = pdf.width, height = pdf.height, pointsize = pointsize)
layout(matrix(matrix_layout, nrow = n.row, ncol = n.col),
       widths = c(lcm(c1*2.54),lcm(c2*2.54),lcm(c3*2.54)), 
       heights = c(lcm(r1*2.54),lcm(r2*2.54),lcm(r3*2.54),lcm(r4*2.54)))
par(omi=c(outer_margin,outer_margin,outer_margin,outer_margin)) # outer margins (b, l, t, r)
global.cex = globalpointsize / pointsize
tick.cex = tickpointsize / globalpointsize
### Panel A----------
par(mai=c(0,0,0,0), cex = global.cex) # margins
panel.A.x.y.ratio = (c1 + c2) / (r1 + r2 + r3)
draw.figure.TEM.network.blowups(panel.A.x.y.ratio, buffer.y = c(0.21,0.01,0.01,0.21))
mtext("a", line = -1.1, side=3, at = -0.02) 

### Panel B---------
par(mai=c(r1_bottom_margin,b_left_margin,r1_top_margin,b_right_margin), cex = global.cex) # margins
correlation_plot(df.no = Ec.Kp.no.epistasis, df.yes = Ec.Kp.yes.epistasis, x.host = 'Ec', y.host = 'Kp', x.label = Ec.label, y.label = Kp.label, x.color = red_Ec_color, y.color = blue_Kp_color, no.color = pie_arrow, yes.color = purple_Ec.Kp_color, global.cex = global.cex, tick.cex = tick.cex)
mtext("b", line = -1.1, side=3, at = -13)  
correlation_plot(df.no = Kp.Se.no.epistasis, df.yes = Kp.Se.yes.epistasis, x.host = 'Kp', y.host = 'Se', x.label = Kp.label, y.label = Se.label, x.color = blue_Kp_color, y.color = yellow_Se_color, no.color = pie_arrow, yes.color = green_Se.Kp_color, global.cex = global.cex, tick.cex = tick.cex)
correlation_plot(df.no = Ec.Se.no.epistasis, df.yes = Ec.Se.yes.epistasis, x.host = 'Se', y.host = 'Ec', x.label =  Se.label, y.label = Ec.label, x.color = yellow_Se_color, y.color = red_Ec_color, no.color = pie_arrow, yes.color = orange_Ec.Se_color, global.cex = global.cex, tick.cex = tick.cex)

### Panel C------------
par(mai=c(r4_bottom_margin,c1_left_margin,r4_top_margin,c1_right_margin), cex = global.cex)
xyratio.pdf <- c_square_w_in/c_square_h_in
radiusbuffer = 1.2 
noderadius = 0.125 #0.125
fitness.landscape.graph(host = 'Ec',
                        host.color = red_Ec_color,
                        xyratio = xyratio.pdf, 
                        axis.label = T,
                        radius.buffer = radiusbuffer,
                        node.radius = noderadius,
                        global.cex = global.cex)
mtext("c", line = -0.5, side=3, at = -1.5, cex = 1)  
par(mai=c(r4_bottom_margin,c2_left_margin,r4_top_margin,c2_right_margin), cex = global.cex)
fitness.landscape.graph(host = 'Kp',
                        host.color = blue_Kp_color,
                        xyratio = xyratio.pdf,
                        axis.label = F,
                        radius.buffer = radiusbuffer,
                        node.radius = noderadius,
                        global.cex = global.cex)
par(mai=c(r4_bottom_margin,c3_left_margin,r4_top_margin,c3_right_margin), cex = global.cex)
fitness.landscape.graph(host = 'Se',
                        host.color = yellow_Se_color,
                        xyratio = xyratio.pdf,
                        axis.label = F,
                        radius.buffer = radiusbuffer,
                        node.radius = noderadius,
                        global.cex = global.cex)
dev.off()
